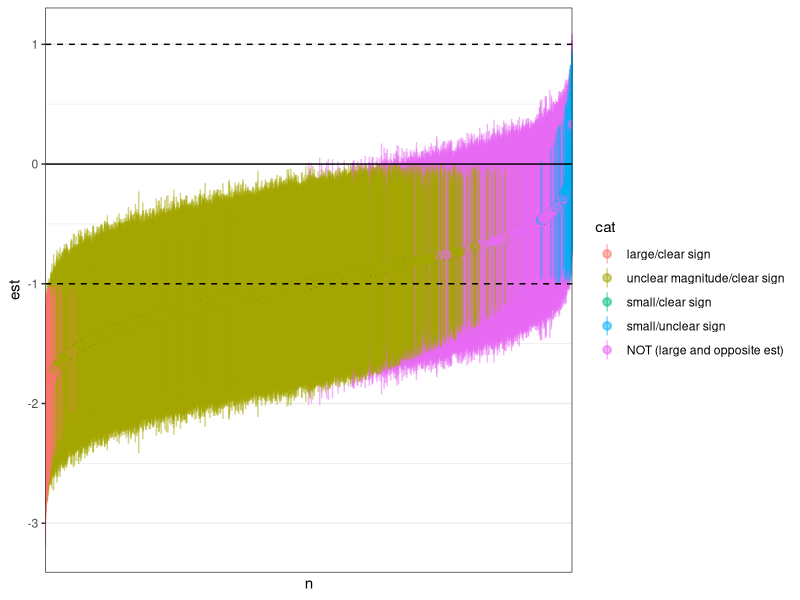
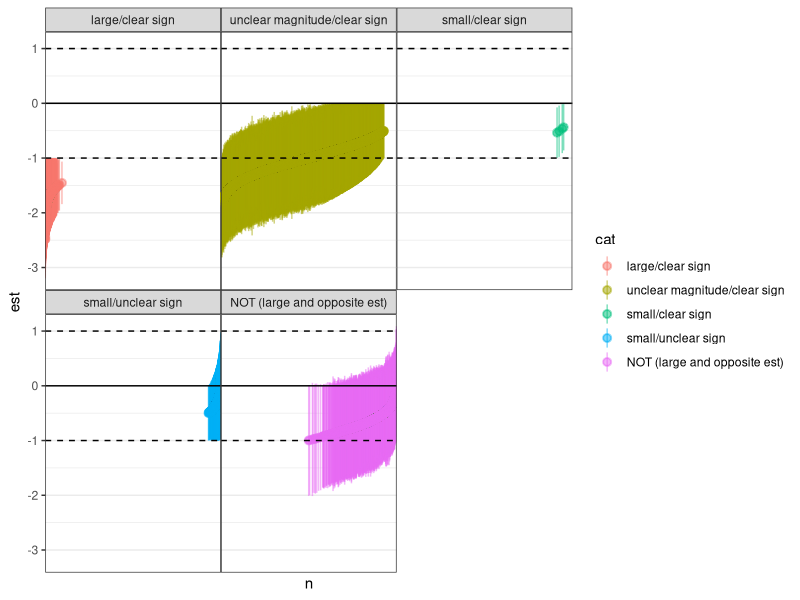
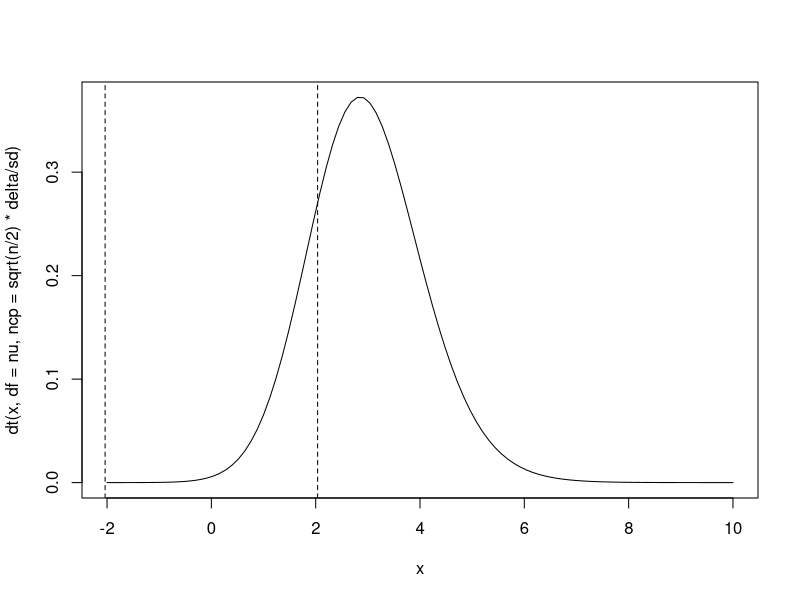
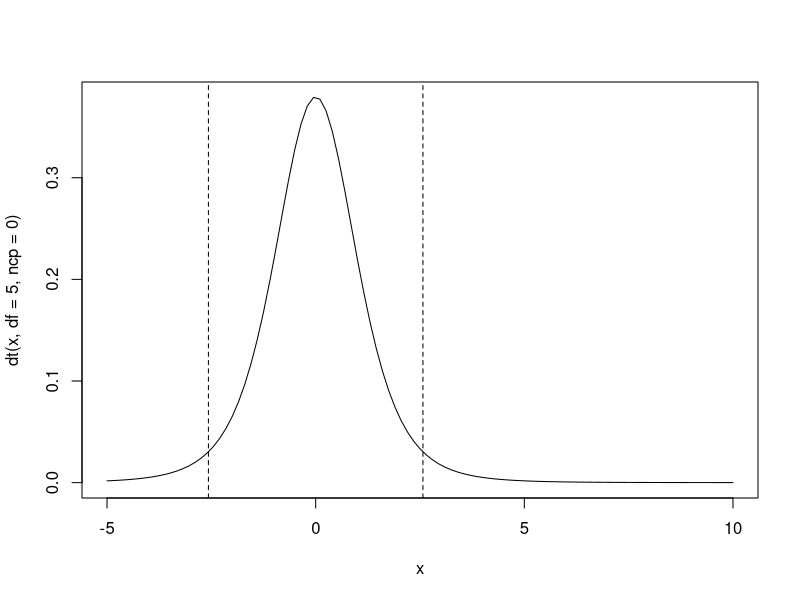

R code for these plots, in order:
## mostly trying to avoid tidyverse but ...
library(ggplot2); theme_set(theme_bw() + theme(panel.spacing=grid::unit(0, "lines")))
                 
## simulate a t-test-like comparison: what is the distribution of outcomes/
## probability of Dushoff outcomes
## https://dushoff.github.io/ResearchSandbox/clarStrength.Rout.pdf

## start by determing required n to get 80% power for a SESOI of 1 with SD 1
pp <- power.t.test(delta = 1, sd = 1, power = 0.8)
n <- ceiling(pp$n)  ## 17
tt <- power.t.test(delta = 1, sd = 1, n = n)
tt$power ## 0.807

## Q: what parameters are identifiable/jointly confounded in
## classic power analysis? e.g. delta and sd must be exchangeable
## since one is a scale parameter?

## two-group sim for equal-var t-test power/outcome calculation
simfun <- function(n, delta=1, sd=1, conf.level = 0.95, seed = NULL) {
    if (!is.null(seed)) set.seed(seed)
    x <- rnorm(2*n, mean = rep(c(0,delta), each =n), sd = sd)
    tt <- t.test(x[1:n], x[-(1:n)], conf.level = conf.level, var.equal = TRUE)
    with(tt, c(est = unname(-1*diff(estimate)),
                        lwr = conf.int[1], upr = conf.int[2]))
}    

levs <- c("large/clear sign",
          "unclear magnitude/clear sign",
          "small/clear sign",
          "small/unclear sign",
          "NOT (large and opposite est)",
          "unclear")

catfun <- function(x, s=1) {
    lwr <- x[2]
    upr <- x[3]
    ## adjust for symmetry? ci <- ci*sign(m); m <- abs(m)
    ## case-when?
    if (lwr>s || upr<(-s)) return(levs[1])
    if ((upr>s && lwr>0 && lwr<s) || (lwr<(-s) && upr<0 && upr>(-s))) return(levs[2])
    if ((lwr>0 && upr<s) || (upr<0 && lwr>(-s))) return(levs[3])
    if ((lwr>(-s) && lwr<0 && upr>0 && upr<s) ||
        (upr<s   && upr>0 && lwr>0 && upr>(-s))) return(levs[4])
    if ((lwr<0 && lwr>(-s) && upr>s) || (upr>0 && upr<s && lwr<(-s))) return(levs[5])
    if (lwr<(-s) && upr>s) return(levs[6])
}

proptest <- function(x, s = 1) {
    lwr <- x[,2]
    upr <- x[,3]
    c(lwr_gt_0 = mean(lwr>0),
      lwr_gt_s = mean(lwr>s),
      lwr_gt_negs = mean(lwr>(-s)),
      upr_gt_0 = mean(upr>0),
      upr_gt_s = mean(upr>s),
      upr_gt_negs = mean(upr>(-s)))
}


set.seed(101)
system.time({
    ## using auto-simplify of replicate ...
    dd1 <- as.data.frame(t(replicate(50000, simfun(n=17))))
    dd1$cat <- apply(dd1, 1, catfun) |> factor(levels = levs)
})

## flip sign
## dd1 <- transform(dd1, lwr = sign(est)*lwr, upr = sign(est)*upr,
## est = abs(est))
## ordering for caterpillar plot
## alternately could arrange() and then fct_inorder
dd1$n <- reorder(factor(seq(nrow(dd1))), dd1$est)


print(gg0 <- ggplot(dd1, aes(n, est))
      + geom_pointrange(aes(colour = cat, ymin = lwr, ymax = upr),
                        alpha = 0.5)
      + geom_hline(yintercept = 0)
      + geom_hline(yintercept = c(-1, 1), linetype = 2)
      + scale_x_discrete(labels = NULL, breaks = NULL))

print(gg0 + facet_wrap(~cat))
## plot looks plausible

print(props <- table(dd1$cat) |> prop.table())
print(power <- sum(props[1:3]))

## what if the true effect size is twice the SESOI/powered effect size?
dd1$cat2 <- apply(dd1, 1, catfun, s=0.5) |> factor(levels = levs)
print(props2 <- table(dd1$cat2) |> prop.table())

## note: this is the body of the t-test power calculation
## where tsample is 1 for one-sample, 2 for two-sample
## tside is 1 for one-sided, 2 for two-sided
## (n is the number of samples *per group*)

## can we generalize this?

## nu <- pmax(1e-07, n - 1) * tsample   ## df
## qu <- qt(sig.level/tside, nu, lower.tail = FALSE)
## pt(qu, nu, ncp = sqrt(n/tsample) * delta/sd, lower.tail = FALSE) + 
##     pt(-qu, nu, ncp = sqrt(n/tsample) * delta/sd, 
##        lower.tail = TRUE)

## non-central t based on two different centers??

## our problem has *two* scales (we should be able to manipulate
##  the effect size and the cutoff separately!
## making effect size = SESOI = cutoff is (over?)simplifying the problem

## example plot: 80% power
## prob (lower CI > 0)
n <- 17; delta <- 1; sd <- 1; s <- 0.5; nu <- 2*n-2; conf.level <- 0.95
curve(dt(x, df = nu, ncp = sqrt(n/2) * delta/sd), from = -2, 10)
lims <- qt((1+conf.level)/2, df = nu)
abline(v = c(-1, 1)*lims, lty = 2)
pt(lims, df = nu, ncp = sqrt(n/2) * delta/sd, lower.tail = FALSE) ## 0.807
## (the other tail is negligible
pt(-lims, df = nu, ncp = sqrt(n/2) * delta/sd, lower.tail = TRUE) ## ~ 1e-6
## prob (lower CI > delta [SESOI])

curve(dt(x, df = 5, ncp = 0), from = -5, to = 10)
abline(v = qt(c(0.025, 0.975), df = 5), lty = 2)

calc_catpower <- function(n, delta=1, sd=1, s=1, conf.level = 0.95, debug = FALSE,
                          retval = c("catprops", "indprops")) {
    retval <- match.arg(retval)
    nu <- 2*n-2
    ## three comparisons: ncp of (delta, delta-SESOI, delta+SESOI)
    lims <- qt((1+conf.level)/2, df = nu)

    prob_lwr_gt_0 <- pt(lims, df = nu, ncp = sqrt(n/2) * delta/sd, lower.tail = FALSE)
    ## equal to value for -lims, -delta, lower tail (upr < 0 for negative delta):
    ##  pt(-lims, df = nu, ncp = sqrt(n/2) * -delta/sd, lower.tail = TRUE)
    prob_upr_lt_0 <- pt(-lims, df = nu, ncp = sqrt(n/2) * delta/sd, lower.tail = TRUE)
    prob_lwr_gt_s <- pt(lims, df = nu, ncp = sqrt(n/2) * (delta-s)/sd, lower.tail = FALSE)
    prob_lwr_gt_s <- pt(lims, df = nu, ncp = sqrt(n/2) * (delta-s)/sd, lower.tail = FALSE)
    prob_lwr_gt_negs <- pt(lims, df = nu, ncp = sqrt(n/2) * (delta+s)/sd, lower.tail = FALSE)
    prob_upr_gt_0 <- pt(-lims, df = nu, ncp = sqrt(n/2) * delta/sd, lower.tail = FALSE)
    prob_upr_gt_s <- pt(-lims, df = nu, ncp = sqrt(n/2) * (delta-s)/sd, lower.tail = FALSE)
    ## suppress full-precision warning? (1-3.430589e-14)
    prob_upr_gt_negs <- pt(-lims, df = nu, ncp = sqrt(n/2) * (delta+s)/sd, lower.tail = FALSE)
    if (retval == "indprops") {
        return(c(lwr_gt_0 = prob_lwr_gt_0, lwr_gt_s = prob_lwr_gt_s, lwr_gt_negs = prob_lwr_gt_negs,
                 upr_gt_0 = prob_upr_gt_0, upr_gt_s = prob_upr_gt_s, upr_gt_negs = prob_upr_gt_negs))
    }
    res <- c(prob_lwr_gt_s,
             prob_upr_gt_s * prob_lwr_gt_0 * (1-prob_lwr_gt_s),
             prob_lwr_gt_0 * (1-prob_upr_gt_s),  ## small/clear sign
             prob_lwr_gt_negs * (1-prob_lwr_gt_0) * prob_upr_gt_0 * (1-prob_upr_gt_s),
             (1-prob_lwr_gt_0) * prob_lwr_gt_negs * prob_upr_gt_s,
             (1-prob_lwr_gt_negs) * prob_upr_gt_s) |> setNames(levs)
    return(res)
}

(ii <- calc_catpower(n = 17, retval = "indprops"))
## flip because effect is actually negative in simulations
## is flipping sign always correct? I'm not sure.
proptest(transform(dd1, lwr = -upr, upr = -lwr))
## these probabilities look correct, so the discrepancies must (???) be in the way they are combined ...

cc <- calc_catpower(n=17)
cbind(cc, props)
diffs <- cc-props
diffs[abs(diffs)>1e-3]
sum(cc)  ## too large?? by 1.0054
## errors are of order 0.02 (opposite tails?)
## analytical answer is too large for "small/clear sign" (element 3), "NOT (large and opposite)" (element 5)
##  (can't be a two-tailed problem?)

## small/clear sign:
## ((lwr>0 && upr<s) || (upr<0 && lwr>(-s)))
with(dd1, mean(upr<0))
ii[["lwr_gt_0"]]
with(dd1, mean(lwr>(-s)))  ## NOT INDEPENDENT!! Ugh.
chisq.test(with(dd1, table(upr<0, lwr>(-s))))
1-ii[["upr_gt_s"]]  ## 0.025 vs 0.0028?
## 0.975 vs 0.99972
ii[["upr_gt_s"]]
with(dd1, mean(lwr<(-s)))
with(dd1, mean((upr<0 & lwr>(-s)) | (lwr>0 & upr<s)))

library(mvtnorm)
conf.level <- .95; nu <- 32; sd <- 1; s <- 1
lims <- qt((1+conf.level)/2, df = nu)
## making corr nearly perfect -- is this the right way? what 'type' do I want?
pmvt(lower=c(lims,-Inf),
     upper=c(Inf,lims),
     df = nu,
     delta = c(sqrt(n/2)*delta/sd, sqrt(n/2)*(delta-s)/sd), corr = matrix(c(1, 0.999, 0.999, 1), 2))

pmvt(lower=lims, upper = Inf,
     df = nu,
     delta = sqrt(n/2)*delta/sd)

## the key point is that we want the same value of X in both cases (I think). This paper seems geared toward what we want:
## 
## Owen, D. B. 1965. “A Special Case of a Bivariate Non-Central $t$-Distribution.” Biometrika 52 (3/4): 437–46. https://doi.org/10.2307/2333696.

## I think it's easier to look at
## Julious, Steven A. 2004. “Sample Sizes for Clinical Trials with Normal Data.” Statistics in Medicine 23 (12): 1921–86. https://doi.org/10.1002/sim.1783.
## which includes power calculations for equivalence tests, especially eq 23:
## 1-beta = Probt(-t_{1-\alpha},n_A(r+1)-2, n_A(r+1)-2, \tau_2)
##        - Probt(-t_{1-\alpha},n_A(r+1)-2, n_A(r+1)-2, \tau_1)
## where tau_1,2 = ((mu_A-mu_B) ± d)\sqrt{r n_A}/(sqrt(r+1) sigma^2)
## n_A is the sample size of one group and n_B = r*n_A
## (r=1 is the balanced case)
